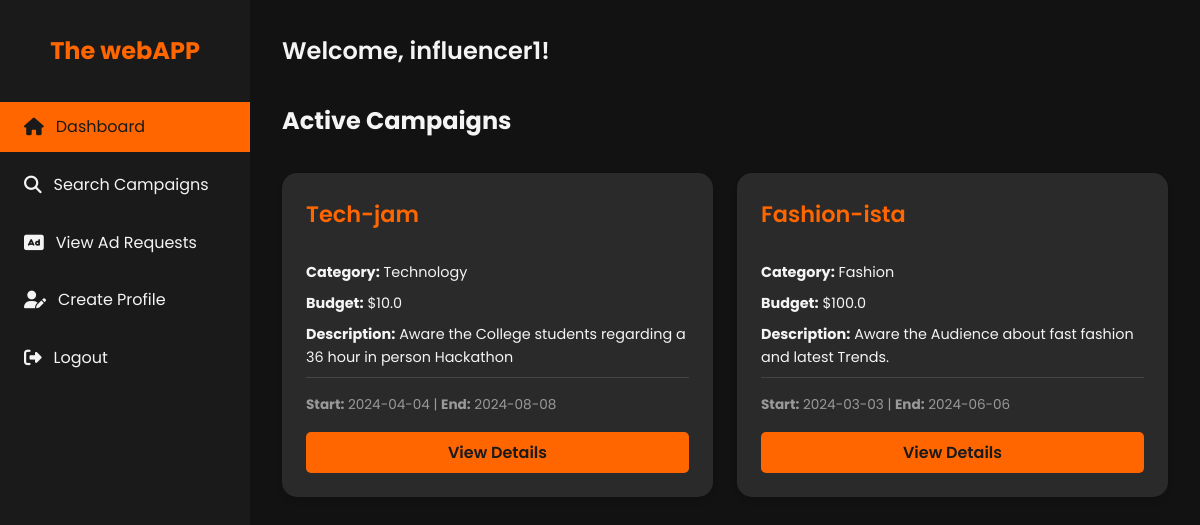
The app's page /influencer (signed in) with its own data.
### models.py (models this page shows, shortened)
class User(db.Model, UserMixin):
    id = db.Column(db.Integer, primary_key=True)
    username = db.Column(db.String(80), unique=True, nullable=False)
    password = db.Column(db.String(200), nullable=False)
    email = db.Column(db.String(120), unique=True, nullable=False)
    role = db.Column(db.String(50), nullable=False)  # admin, sponsor, influencer
    is_active = db.Column(db.Boolean, default=True)
    sponsor = db.relationship('Sponsor', back_populates='user', uselist=False)
    influencer = db.relationship('Influencer', back_populates='user', uselist=False)

class Campaign(db.Model):
    id = db.Column(db.Integer, primary_key=True)
    sponsor_id = db.Column(db.Integer, db.ForeignKey('sponsor.id', ondelete='SET NULL'), nullable=True)
    title = db.Column(db.String(120), nullable=False)
    company_name= db.Column(db.String(120), nullable=False)
    description = db.Column(db.Text)
    budget = db.Column(db.Float)
    category = db.Column(db.String(120))
    status = db.Column(db.String(50), nullable=False)  # active, completed, flagged
    start_date = db.Column(db.DateTime)
    end_date = db.Column(db.DateTime)
    is_public = db.Column(db.Boolean, default=True)
    sponsor = db.relationship('Sponsor', backref=db.backref('campaigns', lazy=True, cascade='all, delete-orphan'))

### app.py (the view)
    @app.route('/influencer')
    @login_required
    def influencer():
        if current_user.role != 'influencer':
            flash('Access denied. This page is for influencers only.', 'danger')
            return redirect(url_for('home'))
        active_campaigns = Campaign.query.filter_by(status='active', is_public=True).order_by(Campaign.start_date.desc()).limit(6).all()
        return render_template('influencer.html', current_user=current_user, active_campaigns=active_campaigns)

### templates/influencer.html (shortened to what this page needs)
<!DOCTYPE html>
<html lang="en">
<head>
    <link rel="stylesheet" href="https://cdnjs.cloudflare.com/ajax/libs/font-awesome/6.1.1/css/all.min.css">
</head>
<body>
    <div class="dashboard">
        <aside class="sidebar">
            <div class="logo">
                <h1>The webAPP</h1>
            </div>
            <nav>
                <ul class="nav-menu">
                    <li class="nav-item">
                        <a href="{{ url_for('influencer') }}" class="nav-link active">
                            <i class="fas fa-home"></i> Dashboard
                        </a>
                    </li>
                    <li class="nav-item">
                        <a href="{{ url_for('search_campaigns') }}" class="nav-link">
                            <i class="fas fa-search"></i> Search Campaigns
                        </a>
                    </li>
                    <li class="nav-item">
                        <a href="{{ url_for('influencer_ad_requests') }}" class="nav-link">
                            <i class="fas fa-ad"></i> View Ad Requests
                        </a>
                    </li>
                    <li class="nav-item">
                        <a href="{{ url_for('influencer_profile') }}" class="nav-link">
                            <i class="fas fa-user-edit"></i> Create Profile
                        </a>
                    </li>
                    <li class="nav-item">
                        <a href="{{ url_for('logout') }}" class="nav-link">
                            <i class="fas fa-sign-out-alt"></i> Logout
                        </a>
                    </li>
                </ul>
            </nav>
        </aside>
        <main class="main-content">
            <header class="header">
                <h1 class="welcome-text">Welcome, {{ current_user.username }}!</h1>
            </header>
            <section class="active-campaigns">
                <h2>Active Campaigns</h2>
                <div class="campaigns-grid">
                    {% for campaign in active_campaigns %}
                    <div class="campaign-card">
                        <h3 class="campaign-title">{{ campaign.title }}</h3>
                        <p class="campaign-details"><strong>Category:</strong> {{ campaign.category }}</p>
                        <p class="campaign-details"><strong>Budget:</strong> ${{ campaign.budget }}</p>
                        <p class="campaign-details"><strong>Description:</strong> {{ campaign.description[:100] }}{% if campaign.description|length > 100 %}...{% endif %}</p>
                        <p class="campaign-dates">
                            <strong>Start:</strong> {{ campaign.start_date.strftime('%Y-%m-%d') if campaign.start_date else 'N/A' }} |
                            <strong>End:</strong> {{ campaign.end_date.strftime('%Y-%m-%d') if campaign.end_date else 'N/A' }}
                        </p>
                        <a href="{{ url_for('campaign_details', campaign_id=campaign.id) }}" class="btn-view-details">View Details</a>
                    </div>
                    {% endfor %}
                </div>
            </section>
        </main>
    </div>
</body>
</html>

### templates/influencer.html (style rules this page uses)
:root { --primary-color: #1a1a1a; --secondary-color: #ff6600; --text-color: #f4f4f4; --bg-color: #121212; --card-bg-color: #2a2a2a; --hover-color: #ff8533; }
* { margin: 0; padding: 0; box-sizing: border-box; }
body { font-family: 'Poppins', sans-serif; line-height: 1.6; color: var(--text-color); background-color: var(--bg-color); }
.dashboard { display: flex; min-height: 100vh; }
.sidebar { width: 250px; background-color: var(--primary-color); padding: 2rem 0; position: fixed; height: 100vh; overflow-y: auto; }
.logo { text-align: center; margin-bottom: 2rem; }
.logo h1 { color: var(--secondary-color); font-size: 1.5rem; }
.nav-menu { list-style-type: none; }
.nav-item { margin-bottom: 0.5rem; }
.nav-link { display: flex; align-items: center; padding: 0.75rem 1.5rem; color: var(--text-color); text-decoration: none; transition: all 0.3s ease; }
.nav-link:hover, .nav-link.active { background-color: var(--secondary-color); color: var(--primary-color); }
.nav-link i { margin-right: 0.75rem; font-size: 1.1rem; }
.main-content { flex-grow: 1; margin-left: 250px; padding: 2rem; }
.header { display: flex; justify-content: space-between; align-items: center; margin-bottom: 2rem; }
.welcome-text { font-size: 1.5rem; font-weight: 600; }
.campaigns-grid { display: grid; grid-template-columns: repeat(auto-fit, minmax(300px, 1fr)); gap: 1.5rem; margin-top: 2rem; }
.campaign-card { background-color: #f4f4f4; border-radius: 10px; padding: 1.5rem; box-shadow: 0 2px 5px rgba(0,0,0,0.1); }
.campaign-title { font-size: 1.2rem; font-weight: 600; margin-bottom: 0.5rem; }
.campaign-details { font-size: 0.9rem; margin-bottom: 0.5rem; }
.campaign-dates { font-size: 0.8rem; color: #888; margin-top: 1rem; }
.campaign-card { background-color: var(--card-bg-color); border-radius: 15px; padding: 1.5rem; box-shadow: 0 4px 6px rgba(0, 0, 0, 0.1); transition: transform 0.3s ease, box-shadow 0.3s ease; display: flex; flex-direction: column; }
.campaign-title { font-size: 1.4rem; font-weight: 600; color: var(--secondary-color); margin-bottom: 0.75rem; }
.campaign-details { font-size: 0.9rem; margin-bottom: 0.5rem; color: var(--text-color); }
.campaign-dates { font-size: 0.85rem; color: #999; margin-top: auto; padding-top: 1rem; border-top: 1px solid #444; }
.btn-view-details { background-color: var(--secondary-color); color: var(--primary-color); padding: 0.5rem 1rem; border: none; border-radius: 5px; cursor: pointer; font-weight: 600; transition: all 0.3s ease; text-decoration: none; display: inline-block; margin-top: 1rem; text-align: center; }

### records on screen
User: username "influencer1"
Campaign: title "Tech-jam", category "Technology", budget "10.0", description "Aware the College students regarding a 36 hour in person Hackathon", start_date "2024-04-04", end_date "2024-08-08"
Campaign: title "Fashion-ista", category "Fashion", budget "100.0", description "Aware the Audience about fast fashion and latest Trends.", start_date "2024-03-03", end_date "2024-06-06"
